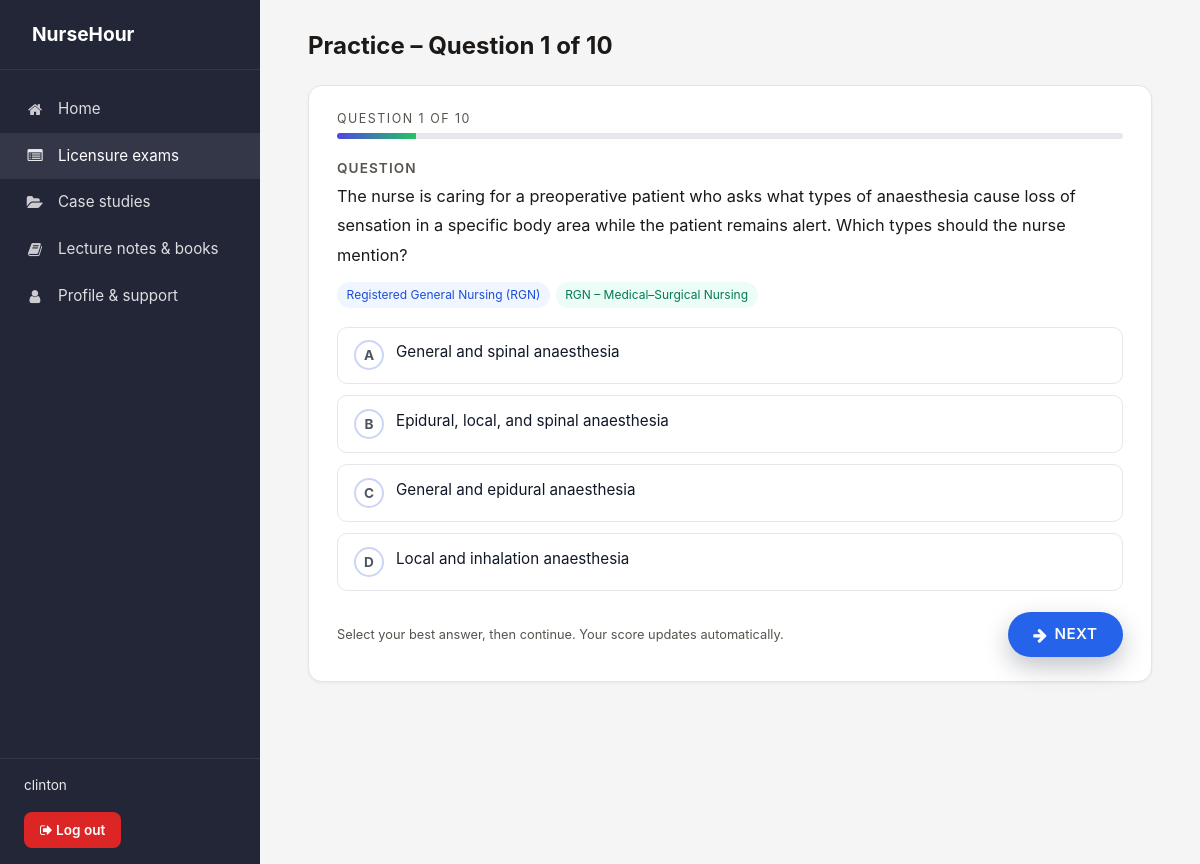
Page /practice/session/1/question/1/ (signed in) on the committed database.
### website/models.py (models this page shows)
class MCQQuestion(models.Model):
    PROGRAM_CHOICES = [
        ('rgn', 'Registered General Nursing (RGN)'),
        ('rm', 'Registered Midwifery (RM)'),
        ('rcn', 'Registered Community Nursing (RCN)'),
    ]
    PAPER_CHOICES = [
        ('rgn_med_surg', 'RGN – Medical–Surgical Nursing'),
        ('rgn_community_health', 'RGN – Community Health Nursing'),
        ('rgn_general', 'RGN – General Nursing Paper'),
        ('rm_midwifery_obstetrics', 'RM – Midwifery & Obstetrics'),
        ('rm_community_based', 'RM – Community-Based Midwifery'),
        ('rm_general', 'RM – General Midwifery Paper'),
        ('rcn_community_phc', 'RCN – Community Health & Primary Health Care'),
        ('rcn_maternal_child', 'RCN – Maternal & Child Health'),
        ('rcn_general', 'RCN – General Community Nursing Paper'),
    ]
    question_text = models.TextField()
    option_a = models.CharField(max_length=500)
    option_b = models.CharField(max_length=500)
    option_c = models.CharField(max_length=500, blank=True)
    option_d = models.CharField(max_length=500, blank=True)
    CORRECT_CHOICES = [('A', 'A'), ('B', 'B'), ('C', 'C'), ('D', 'D')]
    correct_answer = models.CharField(max_length=1, choices=CORRECT_CHOICES)
    answer_explanation = models.TextField(blank=True, help_text='Optional rationale for the correct answer.')
    program = models.CharField(
        max_length=10,
        choices=PROGRAM_CHOICES,
        blank=True,
        default='',
        help_text='Which nursing programme this question belongs to (RGN, RM, or RCN).',
    )
    paper = models.CharField(
        max_length=40,
        choices=PAPER_CHOICES,
        blank=True,
        default='',
        help_text='Specific written paper (e.g. Medical–Surgical, Community Health, General Paper).',
    )
    topic = models.CharField(max_length=120, blank=True)
    created_at = models.DateTimeField(auto_now_add=True)
    class Meta:
        ordering = ['-created_at']

### website/views.py (the view, shortened to what this page needs)
# urls.py: path('practice/session/<int:session_id>/question/<int:index>/', views.practice_session_question, name='practice_session_question'),
@login_required
def practice_session_question(request, session_id, index):
    session = get_object_or_404(PracticeSession, id=session_id, user=request.user)
    questions = session.questions or []
    total = len(questions)
    if total == 0:
        return redirect('website:practice')
    try:
        index = int(index)
    except (TypeError, ValueError):
        index = 1
    if index < 1 or index > total:
        return redirect('website:practice_review', session_id=session.id)
    question_id = questions[index - 1]
    question = get_object_or_404(MCQQuestion, id=question_id)
    progress_pct = int((index / float(total)) * 100)
    context = {
        'session': session,
        'question': question,
        'index': index,
        'total': total,
        'progress_pct': progress_pct,
        'timed': session.timed,
        'seconds_per_question': 50,
    }
    return render(request, 'website/practice_run.html', context)

### templates/website/practice_run.html (shortened to what this page needs)
{% extends 'dashboard_base.html' %}
{% load static %}
{% block page_title %}Practice – Question {{ index }} of {{ total }}{% endblock %}
{% block sidebar_nav %}
    <a href="{% url 'website:dashboard' %}"><i class="fa fa-home"></i> Home</a>
    <a href="{% url 'website:practice' %}" class="db--active"><i class="fa fa-list-alt"></i> Licensure exams</a>
    <a href="{% url 'website:case_studies' %}"><i class="fa fa-folder-open"></i> Case studies</a>
    <a href="{% url 'website:resources' %}"><i class="fa fa-book"></i> Lecture notes &amp; books</a>
    <a href="{% url 'website:profile_support' %}"><i class="fa fa-user"></i> Profile &amp; support</a>
{% endblock %}
{% block content %}
    <div class="pr-layout">
    <div class="db-card pr-card">
        <div class="pr-header-row">
            <div style="flex:1;">
                <div class="pr-progress-label">
                    Question {{ index }} of {{ total }}
                </div>
                <div class="pr-progress-bar">
                    <div class="pr-progress-fill" style="width:{{ progress_pct }}%;"></div>
                </div>
            </div>
        </div>
        <div class="pr-question-title">Question</div>
        <p class="pr-question-text">{{ question.question_text }}</p>
        <div class="pr-meta">
            {% if question.program %}
            <span class="pr-meta__badge">{{ question.get_program_display }}</span>
            {% endif %}
            {% if question.paper %}
            <span class="pr-meta__badge pr-meta__badge--paper">{{ question.get_paper_display }}</span>
            {% endif %}
        </div>
        <form method="post" id="practiceRunForm">
            <div class="form-group form-group--full pr-options">
                {% if question.option_a %}
                <div class="pr-option">
                    <label class="pr-option__label" for="optA">
                        <span class="pr-option__letter">A</span>
                        <span class="pr-option__text">{{ question.option_a }}</span>
                    </label>
                </div>
                {% endif %}
                {% if question.option_b %}
                <div class="pr-option">
                    <label class="pr-option__label" for="optB">
                        <span class="pr-option__letter">B</span>
                        <span class="pr-option__text">{{ question.option_b }}</span>
                    </label>
                </div>
                {% endif %}
                {% if question.option_c %}
                <div class="pr-option">
                    <label class="pr-option__label" for="optC">
                        <span class="pr-option__letter">C</span>
                        <span class="pr-option__text">{{ question.option_c }}</span>
                    </label>
                </div>
                {% endif %}
                {% if question.option_d %}
                <div class="pr-option">
                    <label class="pr-option__label" for="optD">
                        <span class="pr-option__letter">D</span>
                        <span class="pr-option__text">{{ question.option_d }}</span>
                    </label>
                </div>
                {% endif %}
            </div>
            <div class="pr-footer">
                <div class="pr-footer-hint">
                    Select your best answer, then continue. Your score updates automatically.
                </div>
                <button type="submit" class="btn-save pr-next-btn">
                    {% if index < total %}<i class="fa fa-arrow-right"></i> Next{% else %}<i class="fa fa-flag-checkered"></i> Finish{% endif %}
                </button>
            </div>
        </form>
    </div>
    </div>
{% endblock %}

### templates/dashboard_base.html (shortened to what this page needs)
{% load static %}
<!DOCTYPE html>
<html lang="en">
<head>
    <link rel="stylesheet" href="{% static 'css/bootstrap.min.css' %}">
    <link rel="stylesheet" href="https://cdn.jsdelivr.net/npm/font-awesome@4.7.0/css/font-awesome.min.css">
</head>
<body class="db-body">
    <div class="db-root">
        <aside class="db-sidebar">
            <div class="db-sidebar__logo">
                <a href="{% url 'website:home' %}">
                    NurseHour
                </a>
            </div>
            <nav class="db-sidebar__nav">
                {% block sidebar_nav %}{% endblock %}
            </nav>
            <div class="db-sidebar__user">
                <div class="db-sidebar__user-name">{{ user.get_short_name|default:user.email }}</div>
                <a href="{% url 'website:logout' %}" class="db-sidebar__logout"><i class="fa fa-sign-out"></i> Log out</a>
            </div>
        </aside>
        <main class="db-main">
            <div class="db-main__inner">
                <h1 class="db-main__title">{% block page_title %}Dashboard{% endblock %}</h1>
                {% block content %}{% endblock %}
            </div>
        </main>
    </div>
</body>
</html>

### templates/dashboard_base.html (style rules this page uses)
:root { --db-dark: #232637; --db-dark-hover: #1a1c28; --db-bg: #f5f5f5; --db-card: #ffffff; --db-border: #e5e5e5; --db-text: #1c1917; --db-muted: #57534e; --db-sidebar-w: 260px; --db-bottom-h: 64px; }
* { box-sizing: border-box; }
.db-body { margin: 0; font-family: -apple-system, BlinkMacSystemFont, 'Segoe UI', Roboto, Oxygen, Ubuntu, sans-serif; background: var(--db-bg); color: var(--db-text); min-height: 100vh; padding-bottom: var(--db-bottom-h); }
.db-root { display: flex; min-height: 100vh; }
.db-sidebar { width: var(--db-sidebar-w); background: var(--db-dark); color: #fff; flex-shrink: 0; display: flex; flex-direction: column; position: fixed; top: 0; left: 0; bottom: 0; z-index: 100; }
.db-sidebar__logo { padding: 1.25rem 1.5rem; border-bottom: 1px solid rgba(255,255,255,0.08); }
.db-sidebar__logo a { color: #fff; text-decoration: none; font-weight: 700; font-size: 1.2rem; display: flex; align-items: center; }
.db-sidebar__nav { flex: 1; padding: 1rem 0; overflow-y: auto; }
.db-sidebar__nav a { display: flex; align-items: center; padding: 0.75rem 1.5rem; color: rgba(255,255,255,0.85); text-decoration: none; font-size: 0.95rem; transition: background 0.15s, color 0.15s; }
.db-sidebar__nav a:hover, .db-sidebar__nav a.db--active { background: rgba(255,255,255,0.08); color: #fff; }
.db-sidebar__nav .fa { width: 22px; margin-right: 0.75rem; text-align: center; opacity: 0.9; }
.db-sidebar__user { padding: 1rem 1.5rem; border-top: 1px solid rgba(255,255,255,0.08); }
.db-sidebar__user-name { font-size: 0.85rem; color: rgba(255,255,255,0.9); margin-bottom: 0.5rem; }
.db-sidebar__user a { color: rgba(255,255,255,0.7); font-size: 0.85rem; text-decoration: none; }
.db-sidebar__logout { display: inline-block; margin-top: 0.5rem; padding: 0.5rem 1rem; font-size: 0.85rem; font-weight: 600; color: #fff !important; background: #dc2626; border-radius: 8px; border: none; text-decoration: none !important; transition: background 0.2s, transform 0.1s; }
.db-main { flex: 1; margin-left: var(--db-sidebar-w); padding: 1.5rem; min-height: 100vh; display: flex; flex-direction: column; align-items: stretch; }
.db-main__title { font-size: 1.5rem; font-weight: 700; margin: 0 0 1.5rem; color: var(--db-text); }
.db-main__inner { width: 100%; max-width: 100%; }
@media (min-width: 992px) { .db-main { padding: 2rem 2.5rem; align-items: center; } }
@media (min-width: 992px) { .db-main__inner { max-width: 860px; margin: 0 auto; } }
@media (min-width: 1200px) { .db-main { padding: 2rem 3rem; } }
@media (min-width: 1200px) { .db-main__inner { max-width: 900px; } }
.db-card { background: var(--db-card); border: 1px solid var(--db-border); border-radius: 14px; padding: 1.5rem; margin-bottom: 1.5rem; box-shadow: 0 1px 3px rgba(0,0,0,0.06); transition: box-shadow 0.2s ease; }

### rows in the picture
MCQQuestion: question_text "The nurse is caring for a preoperative patient who asks what types of anaesthesia cause loss of sensation in a specific body area while the patient remains alert. Which types should the nurse mention?", program "Registered General Nursing (RGN)", paper "RGN – Medical–Surgical Nursing", option_a "General and spinal anaesthesia", option_b "Epidural, local, and spinal anaesthesia", option_c "General and epidural anaesthesia", option_d "Local and inhalation anaesthesia"

### other values in the picture
{{ user.get_short_name|default:user.email }} "clinton"
{{ index }} "1"
{{ total }} "10"
